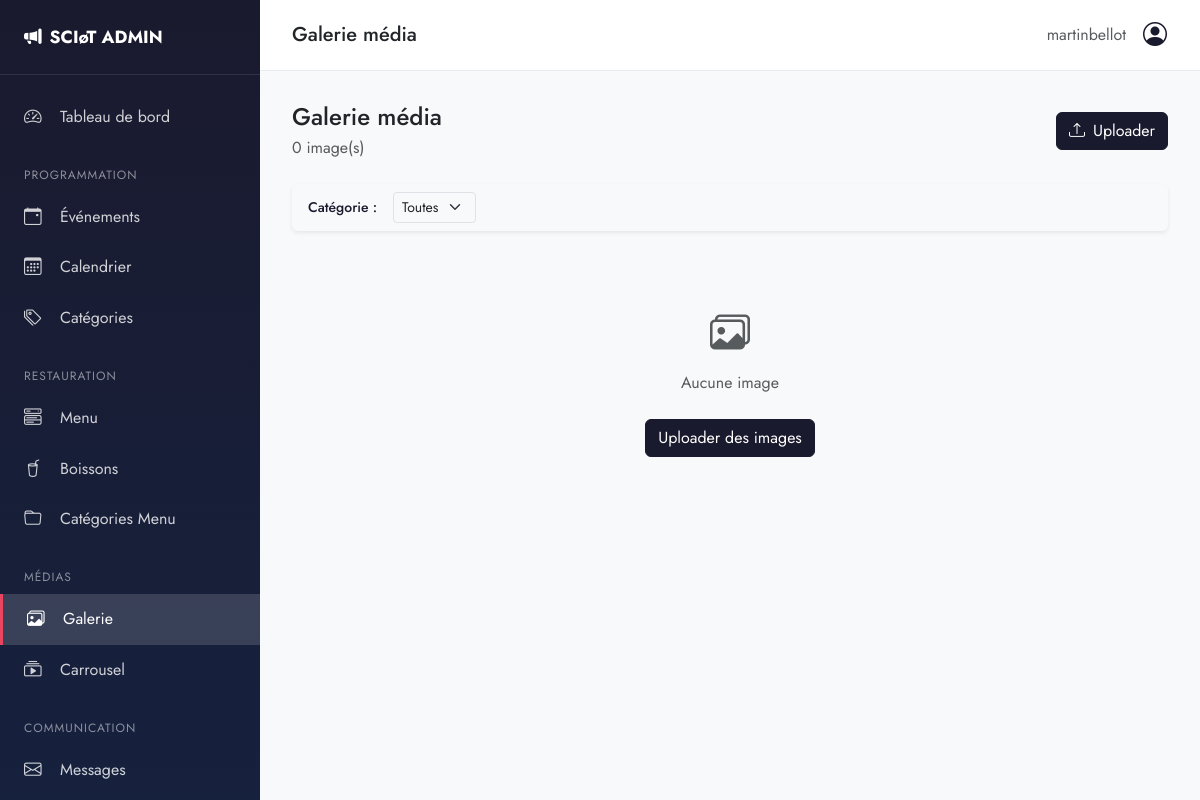
The app's page /admin-panel/media/ (signed in), older data.
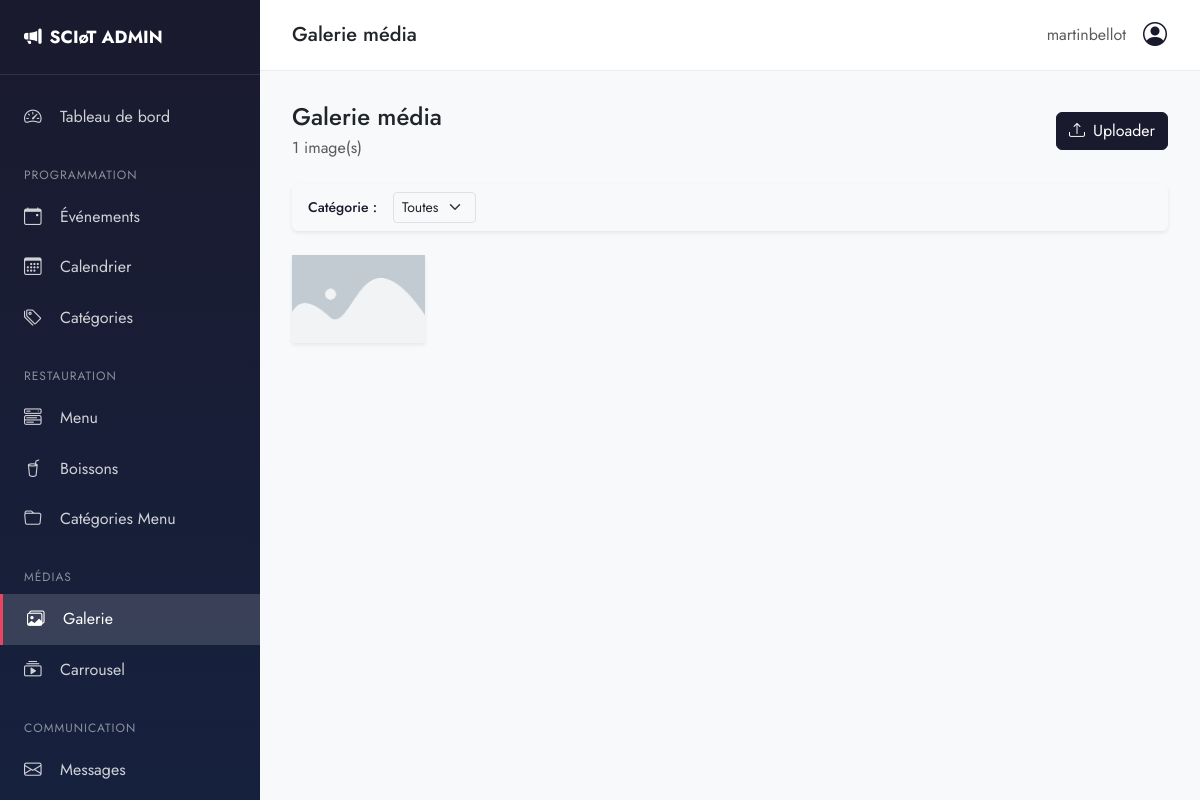
The same page, newer data.
### media_manager/models.py (models this page shows, shortened)
class MediaImage(models.Model):
    title = models.CharField(max_length=200, blank=True, verbose_name="Titre")
    file = models.ImageField(upload_to='gallery/', verbose_name="Fichier")
    alt_text = models.CharField(max_length=300, blank=True, verbose_name="Texte alternatif")
    category = models.ForeignKey(
        MediaCategory,
        on_delete=models.SET_NULL,
        null=True,
        blank=True,
        related_name='images',
        verbose_name="Catégorie"
    )
    width = models.PositiveIntegerField(blank=True, null=True)
    height = models.PositiveIntegerField(blank=True, null=True)
    file_size = models.PositiveIntegerField(blank=True, null=True, verbose_name="Taille (bytes)")
    uploaded_at = models.DateTimeField(auto_now_add=True, verbose_name="Date d'upload")
    uploaded_by = models.ForeignKey(
        'auth.User',
        on_delete=models.SET_NULL,
        null=True,
        blank=True,
        verbose_name="Uploadé par"
    )
    class Meta:
        verbose_name = "Image"
        verbose_name_plural = "Images"
        ordering = ['-uploaded_at']

### admin_custom/views.py (the view)
# urls.py: path('media/', views.media_gallery, name='media'),
@login_required
@user_passes_test(is_staff)
def media_gallery(request):
    images = MediaImage.objects.all()
    category = request.GET.get('category')
    if category:
        images = images.filter(category__slug=category)
    paginator = Paginator(images, 24)
    page = request.GET.get('page', 1)
    images = paginator.get_page(page)
    from media_manager.models import MediaCategory
    categories = MediaCategory.objects.all()
    return render(request, 'admin_custom/media/gallery.html', {
        'images': images,
        'categories': categories,
    })

### admin_custom/views.py (called while the page is built)
def is_staff(user):
    return user.is_staff

### templates/admin_custom/media/gallery.html (shortened to what this page needs)
{% extends 'admin_custom/base.html' %}
{% block page_title %}Galerie média{% endblock %}
{% block content %}
<div class="d-flex justify-content-between align-items-center mb-4">
    <div>
        <h4 class="mb-1">Galerie média</h4>
        <p class="text-muted mb-0">{{ images.paginator.count }} image(s)</p>
    </div>
    <a href="{% url 'admin_custom:media_upload' %}" class="btn btn-primary">
        <i class="bi bi-upload me-2"></i>Uploader
    </a>
</div>
<div class="card border-0 shadow-sm mb-4">
    <div class="card-body py-2">
        <form method="get" class="d-flex gap-3 align-items-center">
            <label class="form-label mb-0 small">Catégorie :</label>
            <select name="category" class="form-select form-select-sm" style="width: auto;" onchange="this.form.submit()">
                <option value="">Toutes</option>
            </select>
        </form>
    </div>
</div>
<div class="row g-3">
    {% for image in images %}
    <div class="col-6 col-md-4 col-lg-3 col-xl-2">
        <div class="media-card shadow-sm">
            <img src="{{ image.file.url }}" alt="{{ image.alt_text|default:image.title }}">
        </div>
    </div>
    {% empty %}
    <div class="col-12 text-center py-5">
        <i class="bi bi-images fs-1 text-muted"></i>
        <p class="text-muted mt-2">Aucune image</p>
        <a href="{% url 'admin_custom:media_upload' %}" class="btn btn-primary mt-2">Uploader des images</a>
    </div>
    {% endfor %}
</div>
{% endblock %}

Row changes from the older to the newer data that the page shows:
added MediaImage: file (picture)
Text that changed along with them:
{{ images.paginator.count }}: "0" → "1"
text no longer shown: "Aucune image Uploader des images"
